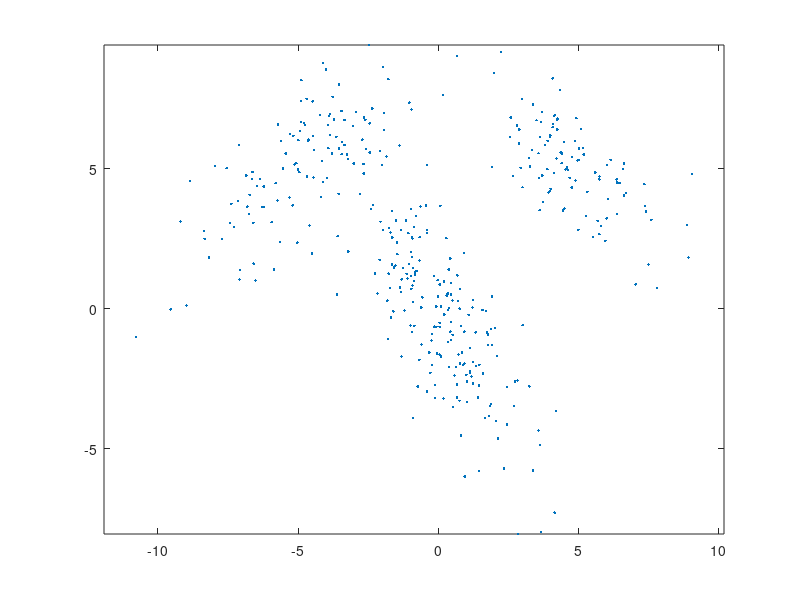

Write MATLAB code to recreate this figure. (Note: this script raises an error after producing the figure.)
% 
% Very short description of the files in this folder
%%%%%%%%%%%%%%%%%%%%%%%%%%%%%%%%%%%%%%%%%%%%%%%%%%%%% 
% mixturefit.m 
% Standard Gaussian Mixture Model fit to the data. I got this Matlab code from Todd Leen.
% 
% pnormal.m
% used by mixturefit.m 
%
% plotgmmpdf.m
% A (very stupid) function that plots the GMM pdf. Only works in 2 dimensions. 
% It inputs the GMM parameters along with the boundaries and the sampling density of the pdf to be plotted.
% 
% pc_projection_gmm.m
% This is the main routine that projects any point x into the feature space 
% onto the principal surface of target dimensionality. 
% - Inputs the GMM parameters, and x. 
% - Outputs x* - principal curve projection of x.
%
% pc_projection_multidim.m
% This is the main pc projection routine based on KDE. inputs the data
% samples and the kernel size, outputs the principal curve projection of
% the data
%
% gmmpdf.m
% - Inputs the GMM parameters and x
% - Outputs p(x), g(x), H(x), SI(x) (and also optionally another vector for an
% intermediate step that I use in the projection)
% 
%%%%%%%%%%%%%%%

clear all
close all

% generating data
% dataflag = 1   A single Gaussian in 2D
% dataflag = 2   Gaussian mixture with 3 components in 2D (*-type intersection)
% dataflag = 3   Gaussian mixture with 3 components in 2D (T-type intersection)
dataflag = 3;

if dataflag == 1,
N1=200;cluster1=randn(2,N1); Sc1=[3 0;0 1]; Rot1=[cos(pi/3) sin(pi/3);-sin(pi/3) cos(pi/3)];mean1=[0; 0];
data=Sc1*cluster1+repmat(mean1,1,N1);
end
if dataflag == 2,
x=8;y=4;z=20;t=15;
a=randn(2,100); a(1,:)=4*a(1,:);R=[sqrt(3)/2 1/2; -1/2 sqrt(3)/2];a1=R*a;
a=randn(2,100);a(1,:)=4*a(1,:);a1=[x*ones(1,100);y*ones(1,100)]+a1;
R2=[sqrt(3)/2 -1/2; 1/2 sqrt(3)/2];
a2=R2*a;a2=[-x*ones(1,100);y*ones(1,100)]+a2;
a=randn(2,100);a(1,:)=4*a(1,:);R3=[0 1;1 0 ];a3=R3*a;
a3=[0*ones(1,100);t*ones(1,100)]+a3;
data = [a1,a2,a3];
end
if dataflag == 3,
N1=200;cluster1=randn(2,N1); Sc1=[3 0;0 1]; Rot1=[cos(pi/3) sin(pi/3);-sin(pi/3) cos(pi/3)];mean1=[0; 0];
N2=100;cluster2=randn(2,N2); Sc2=[2 0;0 1]; Rot2=[cos(pi/4) sin(pi/4);-sin(pi/4) cos(pi/4)];mean2=[5; 5];
N3=100;cluster3=randn(2,N3); Sc3=[3 0;0 1]; Rot3=[cos(-pi/4) sin(-pi/4);-sin(-pi/4) cos(-pi/4)];mean3=[-5; 5];
data=[Rot1*Sc1*cluster1+repmat(mean1,1,N1) Rot2*Sc2*cluster2+repmat(mean2,1,N2) Rot3*Sc3*cluster3+repmat(mean3,1,N3)];
end

plot(data(1,:),data(2,:),'.'),axis equal;

% fitting GMM to the data 

% assuming we know the number of components
if dataflag==1,ncomp=1;else,ncomp=3;end

constraint=0; %which means we are looking for full covariance
eps=1e-6; %default value
[alphas,means,mcovs]=mixturefit(data',ncomp,constraint,eps);

% let's see how it looks like
scale=trace(cov(data'));
xmin=min(data(1,:))-scale/10;ymin=min(data(2,:))-scale/10;
xmax=max(data(1,:))+scale/10;ymax=max(data(2,:))+scale/10;
density=10;
plotgmmpdf(xmin,xmax,ymin,ymax,density,alphas,means,mcovs);

% now project the data points onto the principal curve
targetdim = 1; % the target dimensionality is 1 for principal curve. 
               % for any principal surface of different dimensionality just 
               % change this
data_in = data;% initialize on a grid, or onto the data points themselves
pc_projection = pc_projection_GMM(means,alphas,mcovs,targetdim,data_in)

figure,plot(data(1,:),data(2,:),'.');hold on,
title('PC projection with GMM pdf')
plot(pc_projection(1,:),pc_projection(2,:),'.r');axis equal;

% now let's see what happens with a KDE... 
% targetdim = 1 as before, we don't want to find a principal surface etc.
% but the principal curve.
% 
kernel_sigma = 1.5; % play with this parameter... I handpicked the one over
                    % here but there are many ways to select a good kernel 
                    % bandwidth. See my thesis for references...

pc_projection=pc_project_multidim(data,data_in,kernel_sigma,targetdim)
pc_projection = pc_projection';
figure,plot(data(1,:),data(2,:),'.');hold on,
title('PC projection with KDE pdf')
plot(pc_projection(1,:),pc_projection(2,:),'.r');axis equal;

keyboard;